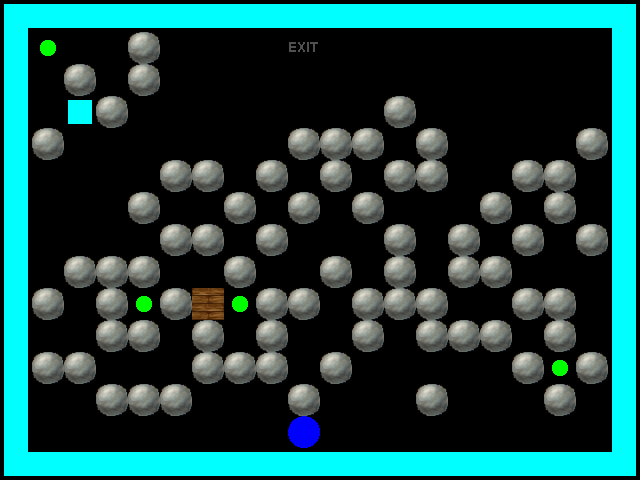

Rendered tile map (Tiled .tmx) drawn with the repository's tilesets; below, a short description and the full map source, tile grids included:
An orthogonal 20x15 tile map with 32x32 px tiles, 4 tile layers (Layer 0, Layer 1, Layer 2, Layer 3), 5 tilesets.

<map version="1.0" orientation="orthogonal" renderorder="right-down" width="20" height="15" tilewidth="32" tileheight="32" nextobjectid="1">
 <properties>
  <property name="Description" value="Hmm... How will we pass those rocks?" />
  <property name="Title" value="Level 10" />
 </properties>
 <tileset firstgid="1" name="Walls" tilewidth="32" tileheight="32">
  <image source="walls.png" width="352" height="224" />
 </tileset>
 <tileset firstgid="78" name="Layer0" tilewidth="32" tileheight="32">
  <image source="Layer0.png" width="256" height="64" />
 </tileset>
 <tileset firstgid="94" name="Layer1" tilewidth="32" tileheight="32">
  <image source="Layer1.png" width="256" height="32" />
 </tileset>
 <tileset firstgid="102" name="Layer2" tilewidth="32" tileheight="32">
  <image source="Layer2.png" width="256" height="32" />
 </tileset>
 <tileset firstgid="110" name="Layer3" tilewidth="32" tileheight="32">
  <image source="Layer3.png" width="256" height="32" />
 </tileset>
 <layer name="Layer 0" width="20" height="15">
  <data encoding="csv">
5,35,35,35,35,35,35,35,35,35,35,35,35,35,35,35,35,35,35,7,
15,0,0,0,0,0,0,0,0,78,0,0,0,0,0,0,0,0,0,15,
15,0,0,0,0,0,0,0,0,0,0,0,0,0,0,0,0,0,0,15,
15,0,37,0,0,0,0,0,0,0,0,0,0,0,0,0,0,0,0,15,
15,0,0,0,0,0,0,0,0,0,0,0,0,0,0,0,0,0,0,15,
15,0,0,0,0,0,0,0,0,0,0,0,0,0,0,0,0,0,0,15,
15,0,0,0,0,0,0,0,0,0,0,0,0,0,0,0,0,0,0,15,
15,0,0,0,0,0,0,0,0,0,0,0,0,0,0,0,0,0,0,15,
15,0,0,0,0,0,0,0,0,0,0,0,0,0,0,0,0,0,0,15,
15,0,0,0,0,0,37,0,0,0,0,0,0,0,0,0,0,0,0,15,
15,0,0,0,0,0,0,0,0,0,0,0,0,0,0,0,0,0,0,15,
15,0,0,0,0,0,0,0,0,0,0,0,0,0,0,0,0,0,0,15,
15,0,0,0,0,0,0,0,0,0,0,0,0,0,0,0,0,0,0,15,
15,0,0,0,0,0,0,0,0,0,0,0,0,0,0,0,0,0,0,15,
27,35,35,35,35,35,35,35,35,35,35,35,35,35,35,35,35,35,35,29
</data>
 </layer>
 <layer name="Layer 1" width="20" height="15">
  <data encoding="csv">
0,0,0,0,0,0,0,0,0,0,0,0,0,0,0,0,0,0,0,0,
0,0,0,0,0,0,0,0,0,0,0,0,0,0,0,0,0,0,0,0,
0,0,0,0,0,0,0,0,0,0,0,0,0,0,0,0,0,0,0,0,
0,0,0,0,0,0,0,0,0,0,0,0,0,0,0,0,0,0,0,0,
0,0,0,0,0,0,0,0,0,0,0,0,0,0,0,0,0,0,0,0,
0,0,0,0,0,0,0,0,0,0,0,0,0,0,0,0,0,0,0,0,
0,0,0,0,0,0,0,0,0,0,0,0,0,0,0,0,0,0,0,0,
0,0,0,0,0,0,0,0,0,0,0,0,0,0,0,0,0,0,0,0,
0,0,0,0,0,0,0,0,0,0,0,0,0,0,0,0,0,0,0,0,
0,0,0,0,0,0,94,0,0,0,0,0,0,0,0,0,0,0,0,0,
0,0,0,0,0,0,0,0,0,0,0,0,0,0,0,0,0,0,0,0,
0,0,0,0,0,0,0,0,0,0,0,0,0,0,0,0,0,0,0,0,
0,0,0,0,0,0,0,0,0,0,0,0,0,0,0,0,0,0,0,0,
0,0,0,0,0,0,0,0,0,0,0,0,0,0,0,0,0,0,0,0,
0,0,0,0,0,0,0,0,0,0,0,0,0,0,0,0,0,0,0,0
</data>
 </layer>
 <layer name="Layer 2" width="20" height="15">
  <data encoding="csv">
0,0,0,0,0,0,0,0,0,0,0,0,0,0,0,0,0,0,0,0,
0,0,0,0,102,0,0,0,0,0,0,0,0,0,0,0,0,0,0,0,
0,0,102,0,102,0,0,0,0,0,0,0,0,0,0,0,0,0,0,0,
0,0,0,102,0,0,0,0,0,0,0,0,102,0,0,0,0,0,0,0,
0,102,0,0,0,0,0,0,0,102,102,102,0,102,0,0,0,0,102,0,
0,0,0,0,0,102,102,0,102,0,102,0,102,102,0,0,102,102,0,0,
0,0,0,0,102,0,0,102,0,102,0,102,0,0,0,102,0,102,0,0,
0,0,0,0,0,102,102,0,102,0,0,0,102,0,102,0,102,0,102,0,
0,0,102,102,102,0,0,102,0,0,102,0,102,0,102,102,0,0,0,0,
0,102,0,102,0,102,0,0,102,102,0,102,102,102,0,0,102,102,0,0,
0,0,0,102,102,0,102,0,102,0,0,102,0,102,102,102,0,102,0,0,
0,102,102,0,0,0,102,102,102,0,102,0,0,0,0,0,102,0,102,0,
0,0,0,102,102,102,0,0,0,102,0,0,0,102,0,0,0,102,0,0,
0,0,0,0,0,0,0,0,0,0,0,0,0,0,0,0,0,0,0,0,
0,0,0,0,0,0,0,0,0,0,0,0,0,0,0,0,0,0,0,0
</data>
 </layer>
 <layer name="Layer 3" width="20" height="15">
  <data encoding="csv">
0,0,0,0,0,0,0,0,0,0,0,0,0,0,0,0,0,0,0,0,
0,111,0,0,0,0,0,0,0,0,0,0,0,0,0,0,0,0,0,0,
0,0,0,0,0,0,0,0,0,0,0,0,0,0,0,0,0,0,0,0,
0,0,0,0,0,0,0,0,0,0,0,0,0,0,0,0,0,0,0,0,
0,0,0,0,0,0,0,0,0,0,0,0,0,0,0,0,0,0,0,0,
0,0,0,0,0,0,0,0,0,0,0,0,0,0,0,0,0,0,0,0,
0,0,0,0,0,0,0,0,0,0,0,0,0,0,0,0,0,0,0,0,
0,0,0,0,0,0,0,0,0,0,0,0,0,0,0,0,0,0,0,0,
0,0,0,0,0,0,0,0,0,0,0,0,0,0,0,0,0,0,0,0,
0,0,0,0,111,0,0,111,0,0,0,0,0,0,0,0,0,0,0,0,
0,0,0,0,0,0,0,0,0,0,0,0,0,0,0,0,0,0,0,0,
0,0,0,0,0,0,0,0,0,0,0,0,0,0,0,0,0,111,0,0,
0,0,0,0,0,0,0,0,0,0,0,0,0,0,0,0,0,0,0,0,
0,0,0,0,0,0,0,0,0,110,0,0,0,0,0,0,0,0,0,0,
0,0,0,0,0,0,0,0,0,0,0,0,0,0,0,0,0,0,0,0
</data>
 </layer>
</map>
